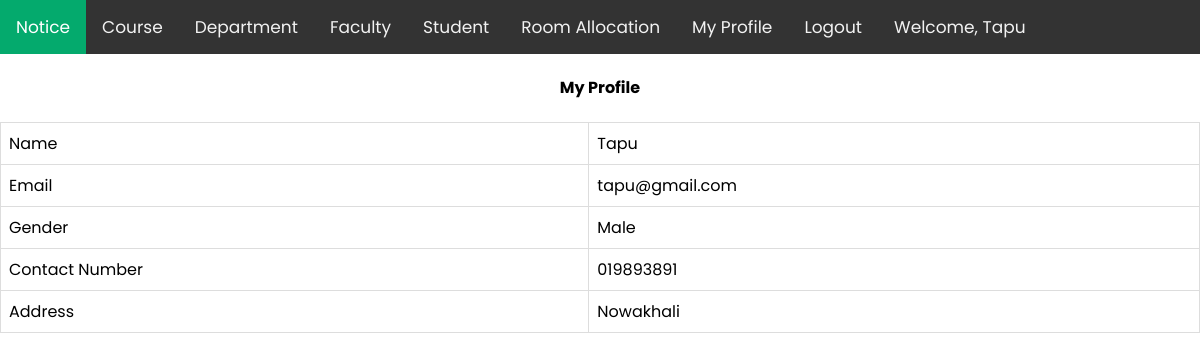
Page /views/myProfile.php (signed in) on the committed database.
### tables this page shows
CREATE TABLE `user` (
  `id` int(11) NOT NULL,
  `username` varchar(50) NOT NULL,
  `password` varchar(50) NOT NULL,
  `email` varchar(60) NOT NULL,
  `address` varchar(50) NOT NULL DEFAULT '0',
  `contact` varchar(20) NOT NULL DEFAULT '0',
  `gender` varchar(20) NOT NULL DEFAULT 'Male',
  `type` text NOT NULL
);

### Models/db_config.php (called while the page is built, shortened)
<?php
        function getMyProfileInfo($myName){
            $con = mysqli_connect('localhost','root', '', 'webtech');
            $sql = "select * from user where username ='$myName'";
            $result=mysqli_query($con,$sql);
			$data = mysqli_fetch_assoc($result);
            if($data>1){
                return $data;
            }
        }
?>

### Controllers/myProfile.php (called while the page is built)
<?php
 require '../Models/db_config.php';
function getMyInfo($userName){
                    $info = getMyProfileInfo($userName);
                    return $info;
            }
?>

### Views/myProfile.php (the view, shortened to what this page needs)
<?php
    include 'navbar.php';
    require_once '../Controllers/myProfile.php';
    if(isset($_SESSION['user'])){
        $userName = $_SESSION['user']['username'];
    }
    $information = getMyInfo($userName);
?>
    <form>
        <table>
        <h4 style="text-align:center;">My Profile</h4>
            <tr>
                <td>Name</td>
                <td>
                    <?php
                        echo $information['username'];
                    ?>
                </td>
            </tr>
            <tr>
                <td>Email</td>
                <td>
                <?php
                        echo $information['email'];
                    ?>
                </td>
            </tr>
            <tr>
                <td>Gender</td>
                <td>
                <?php
                        echo $information['gender'];
                    ?>
                </td>
            </tr>
            <tr>
                <td>Contact Number</td>
                <td><?php
                        echo $information['contact'];
                    ?></td>
            </tr>
            <tr>
                <td>Address</td>
                <td><?php
                        echo $information['address'];
                    ?></td>
        </table>
    </form>
</body>
</html>

### Views/navbar.php (style rules this page uses)
body { margin: 0; font-family: 'Poppins', sans-serif; }
table { font-family: 'Poppins', sans-serif; border-collapse: collapse; width: 100%; }
td, th { border: 1px solid #ddd; padding: 8px; }

### rows in the picture
user: username "Tapu", email "tapu@gmail.com", gender "Male", contact "019893891", address "Nowakhali"
